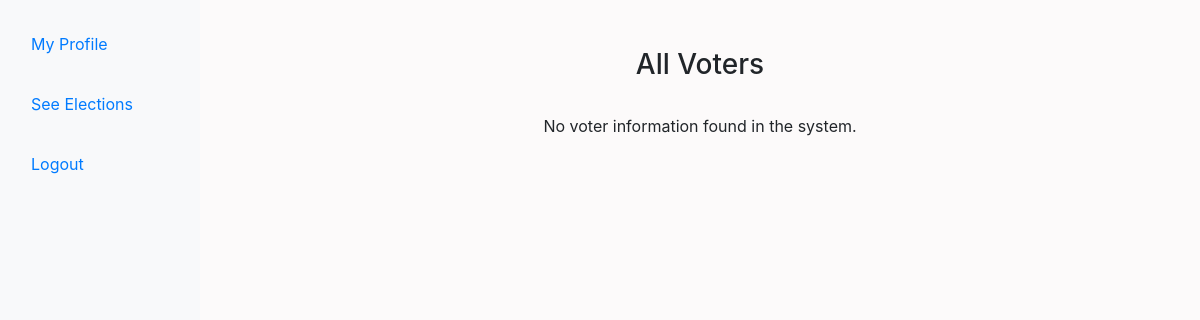
The app's page /all/voters/, older data.
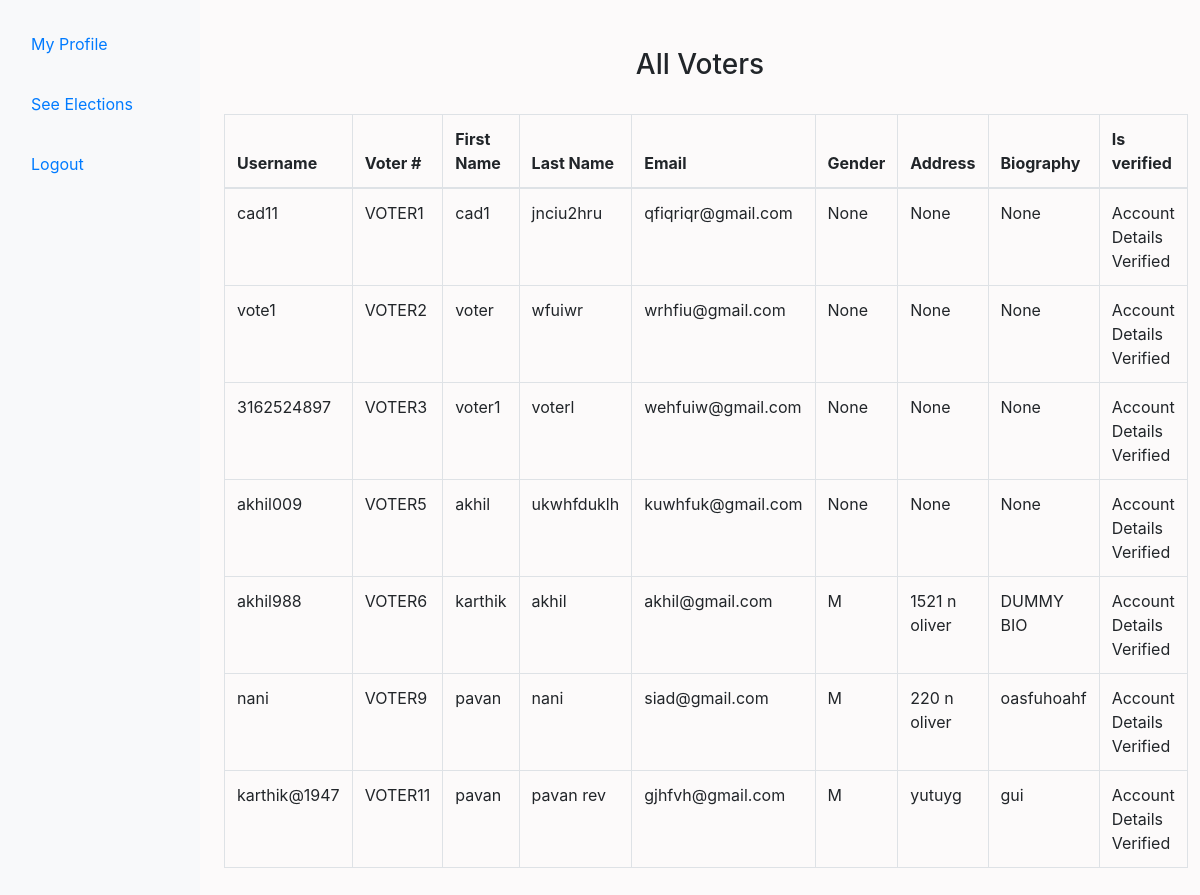
The same page, newer data.
### election/models.py (models this page shows, shortened)
class UserProfile(models.Model):
    account = models.OneToOneField(ElectionUser, on_delete=models.CASCADE, related_name='profile')
    dob = models.DateField(null=True, blank=True, help_text='Date of birth.')
    gender = models.CharField(max_length=1, choices=GENDER_CHOICES, null=True, help_text='Gender of the person.')
    residence = models.TextField(null=True, blank=True, help_text='Residential address.')
    party = models.CharField(max_length=50, choices=POLITICAL_PARTY_CHOICES, null=True, blank=True, help_text='Political party affiliation.')
    id_document = models.ImageField(
        upload_to='user_docs',
        validators=[FileExtensionValidator(['jpg', 'jpeg', 'png'])],
        null=True,
        blank=True,
        help_text='Identity document image.'
    )
    biography = models.TextField(null=True, blank=True, help_text='Biographical information for the candidate.')
    is_validated = models.BooleanField(default=False, help_text='Flag to indicate if the profile has been verified.')
    faulty_account = models.BooleanField(default=False, help_text='Flag to indicate if the account has inconsistencies.')
    candidate_unique_id = models.CharField(max_length=30,null=True)
    voter_unique_id = models.CharField(max_length=30,null=True)

class ElectionUser(AbstractUser):
    is_candidate = models.BooleanField(default=False)
    is_voter = models.BooleanField(default=False)
    phone = models.CharField(max_length=10, blank=True, null=True, help_text='Contact phone number of the user.')
    registration_date = models.DateTimeField(auto_now_add=True, help_text='Timestamp when the user was registered.')
    updated_date = models.DateTimeField(auto_now=True, help_text='Timestamp when the user profile was last updated.')
    dob = models.DateField(null=True, blank=True, help_text='Date of birth.')
    groups = models.ManyToManyField(
        'auth.Group',
        verbose_name='groups',
        blank=True,
        help_text='The groups this user belongs to. A user will get all permissions granted to each of their groups.',
        related_name="electionuser_groups",
        related_query_name="user",
    )
    user_permissions = models.ManyToManyField(
        'auth.Permission',
        verbose_name='user permissions',
        blank=True,
        help_text='Specific permissions for this user.',
        related_name="electionuser_user_permissions",
        related_query_name="user",
    )

### election/views.py (the view)
# urls.py: path('all/voters/',views.get_all_voters_info,name='all_voters'),
def get_all_voters_info(request):
    voters = UserProfile.objects.filter(account__is_voter=True)
    return render(request,'voters_info.html',{'voters':voters})

### election/templates/voters_info.html (shortened to what the changed rows need)
<!DOCTYPE html>
<html lang="en">
<head>
    <link rel="stylesheet" href="https://stackpath.bootstrapcdn.com/bootstrap/4.5.2/css/bootstrap.min.css">
    <link rel="stylesheet" href="https://stackpath.bootstrapcdn.com/bootstrap/4.5.2/css/bootstrap-theme.min.css">
</head>
<body>
    <div class="container-fluid">
        <div class="row">
            <main role="main" class="col-md-9 ml-sm-auto col-lg-10 px-md-4" style="background-color:rgb(252,250,250);">
                <br><br>
                <h3 class="text-center" >All Voters</h3>
                <br>
                {% if voters %}
                    <table class="table table-bordered">
                    <thead>
                    <tr>
                        <th>Username</th>
                        <th>Voter #</th>
                        <th>First Name</th>
                        <th>Last Name</th>
                        <th>Email</th>
                        <th>Gender</th>
                        <th>Address</th>
                        <th>Biography</th>
                        <th>Is verified</th>
                    </tr>
                    </thead>
                    <tbody>
                    {% for voter in voters %}
                    <tr>
                        <td>{{voter.account.username}}</td>
                        <td>{{voter.voter_unique_id}}</td>
                        <td>{{voter.account.first_name}}</td>
                        <td>{{voter.account.last_name}}</td>
                        <td>{{voter.account.email}}</td>
                        <td>{{voter.gender}}</td>
                        <td>{{voter.residence}}</td>
                        <td>{{voter.biography}}</td>
                        <td>
                            {% if request.user.is_superuser %}
                                {% if voter.is_validated %}
                                     Verified
                                {% else %}
                                    <a href="/verify/voter/{{voter.pk}}/">Verify Voter</a>
                                {% endif %}
                            {% elif request.user.is_candidate %}
                                {% if voter.is_validated %}
                                     Account Details Verified
                                {% else %}
                                    Awaiting for verification
                                {% endif %}
                            {% else %}
                                 {% if voter.is_validated %}
                                     Account Details Verified
                                {% else %}
                                    Awaiting for verification
                                {% endif %}
                            {% endif %}
                        </td>
                    </tr>
                    {% endfor %}
                    </tbody>
                </table>
                {% else %}
                    <p class="text-center">
                        No voter information found in the system.
                    </p>
                {% endif %}
            </main>
        </div>
    </div>
</body>
</html>

Row changes from the older to the newer data that the page shows:
added UserProfile: account.username "cad11", voter_unique_id "VOTER1", account.first_name "cad1", account.last_name "jnciu2hru", account.email "qfiqriqr@gmail.com", gender "None", residence "None", biography "None", is_validated "Account Details Verified"
added UserProfile: account.username "vote1", voter_unique_id "VOTER2", account.first_name "voter", account.last_name "wfuiwr", account.email "wrhfiu@gmail.com", gender "None", residence "None", biography "None", is_validated "Account Details Verified"
added UserProfile: account.username "3162524897", voter_unique_id "VOTER3", account.first_name "voter1", account.last_name "voterl", account.email "wehfuiw@gmail.com", gender "None", residence "None", biography "None", is_validated "Account Details Verified"
added UserProfile: account.username "akhil009", voter_unique_id "VOTER5", account.first_name "akhil", account.last_name "ukwhfduklh", account.email "kuwhfuk@gmail.com", gender "None", residence "None", biography "None", is_validated "Account Details Verified"
added UserProfile: account.username "akhil988", voter_unique_id "VOTER6", account.first_name "karthik", account.last_name "akhil", account.email "akhil@gmail.com", gender "M", residence "1521 n oliver", biography "DUMMY BIO", is_validated "Account Details Verified"
added UserProfile: account.username "nani", voter_unique_id "VOTER9", account.first_name "pavan", account.last_name "nani", account.email "siad@gmail.com", gender "M", residence "220 n oliver", biography "oasfuhoahf", is_validated "Account Details Verified"
added UserProfile: account.username "karthik@1947", voter_unique_id "VOTER11", account.first_name "pavan", account.last_name "pavan rev", account.email "gjhfvh@gmail.com", gender "M", residence "yutuyg", biography "gui", is_validated "Account Details Verified"
Text that changed along with them:
text no longer shown: "No voter information found in the system."
text now shown: "Username Voter # First Name Last Name Email Gender Address Biography Is verified"
